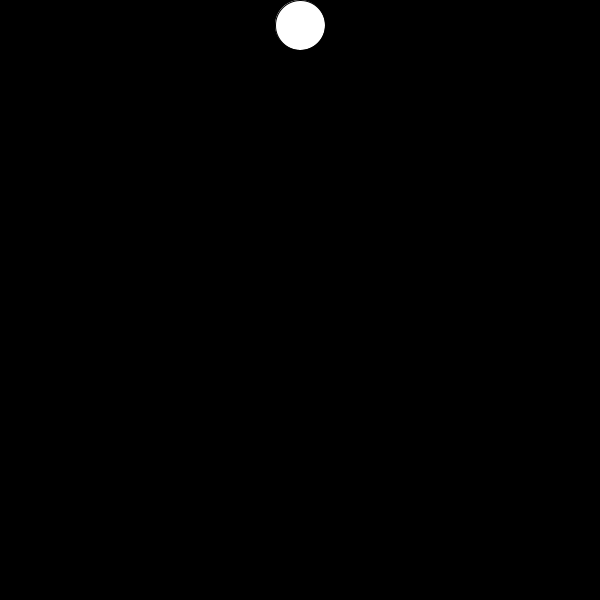
Frame 1 (no input)
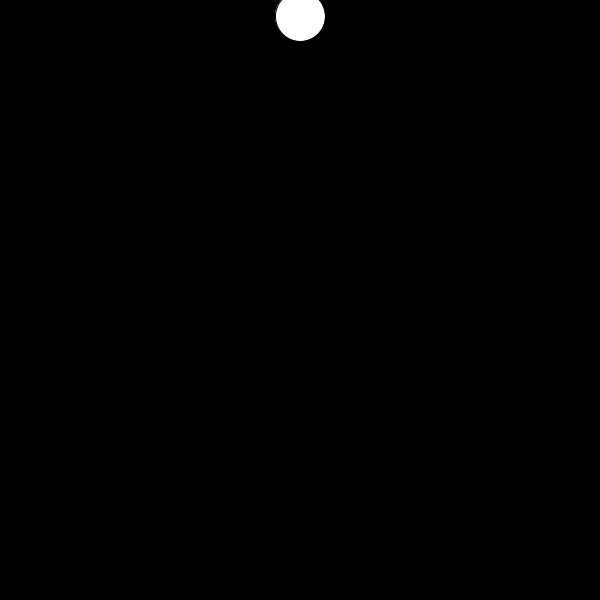
Frame 60 (the mouse pressed at the canvas centre just before this capture)
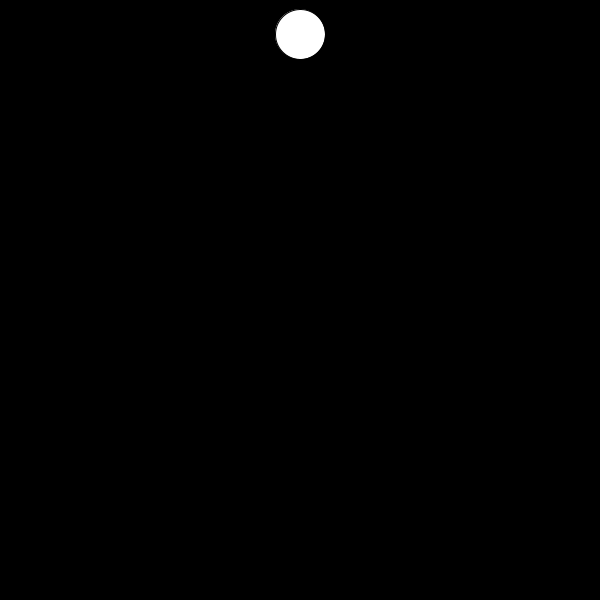
Frame 120 (the mouse held since frame 60 and released just before this capture)

The Processing sketch that drew these frames (run headless with seeded random() and noise(); from frame 60 on, the mouse is pressed at the canvas centre):

// Processing sketch: Question_1
// ── Question_1.pde
PVector pos, vel, accel; 
PVector gravity; 
void setup(){
  size(600, 600); 

  pos = new PVector(width/2, 25);  
  vel = new PVector(0, 0); 
  gravity = new PVector(0, 0.2); 

  smooth(); 
}

void draw(){
  background(0); 

  ellipse(pos.x, pos.y, 50, 50); 
  pos.y+=5;
   pos.add(vel); 
      vel.add(gravity);
    
  if(pos.y >= height){
    pos.y = 0;
    vel.y = 0;
     pos.add(vel); 
      vel.add(gravity);

  }
}
